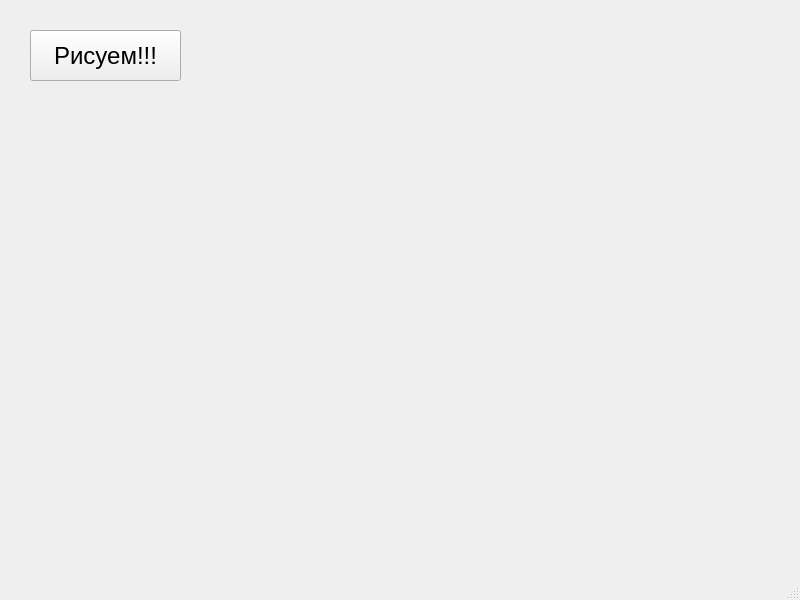
<?xml version="1.0" encoding="UTF-8"?>
<ui version="4.0">
 <class>MainWindow</class>
 <widget class="QMainWindow" name="MainWindow">
  <property name="geometry">
   <rect>
    <x>0</x>
    <y>0</y>
    <width>800</width>
    <height>600</height>
   </rect>
  </property>
  <property name="windowTitle">
   <string>MainWindow</string>
  </property>
  <widget class="QWidget" name="centralwidget">
   <widget class="QPushButton" name="pushButton">
    <property name="geometry">
     <rect>
      <x>30</x>
      <y>30</y>
      <width>151</width>
      <height>51</height>
     </rect>
    </property>
    <property name="font">
     <font>
      <pointsize>18</pointsize>
     </font>
    </property>
    <property name="text">
     <string>Рисуем!!!</string>
    </property>
   </widget>
  </widget>
  <widget class="QMenuBar" name="menubar">
   <property name="geometry">
    <rect>
     <x>0</x>
     <y>0</y>
     <width>800</width>
     <height>21</height>
    </rect>
   </property>
  </widget>
  <widget class="QStatusBar" name="statusbar"/>
 </widget>
 <resources/>
 <connections/>
</ui>
